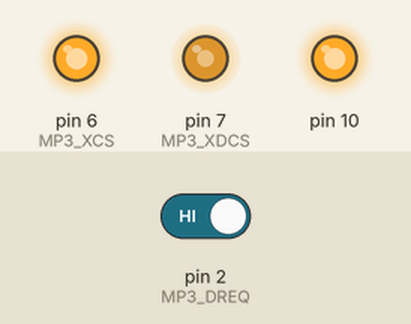
Recording of a sketch running on a simulated Arduino Uno, built with avr-gcc and run on an emulated ATmega328P. Parts: output pins drawn as LEDs (lit = HIGH). The inputs (shaded band) are chosen by the test bench; at power-on: pin 2 (MP3_DREQ) HIGH. Random numbers use the default seed unless the sketch sets one; pins used as bus, display or sensor lines are not drawn.

Above: at 1.2 s.
1.3 s: pin 2 (MP3_DREQ) driven LOW
At 2.4 s:
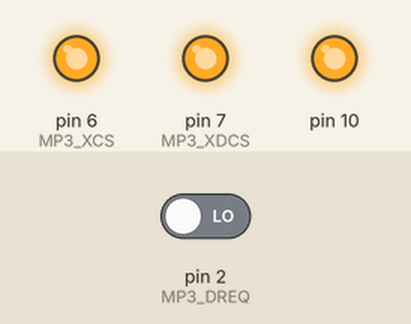
Timing chart, 0 to 4.3 s (numbered marks = the images above; inputs shaded):
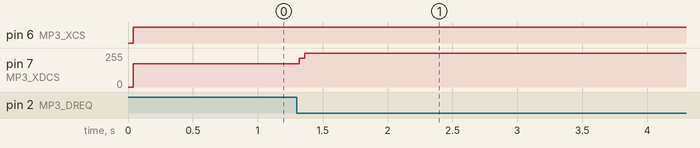

The sketch:

PCM_XenakisBuzz.ino
```cpp
// VS1053b PCM mode stereo 8bit 22050 Hz - Xenakis buzz oscillator //

// https://github.com/algomusic/Gendynish //

#include <SPI.h>

#define MP3_XCS   6
#define MP3_XDCS  7
#define MP3_DREQ  2
#define MP3_RST   8

//VS10xx SCI Registers
#define SCI_MODE        0x00
#define SCI_STATUS      0x01
#define SCI_BASS        0x02
#define SCI_CLOCKF      0x03
#define SCI_DECODE_TIME 0x04
#define SCI_AUDATA      0x05
#define SCI_WRAM        0x06
#define SCI_WRAMADDR    0x07
#define SCI_HDAT0       0x08
#define SCI_HDAT1       0x09
#define SCI_AIADDR      0x0A
#define SCI_VOL         0x0B
#define SCI_AICTRL0     0x0C
#define SCI_AICTRL1     0x0D
#define SCI_AICTRL2     0x0E
#define SCI_AICTRL3     0x0F

  unsigned long usec = micros();
  int state = 0;
  float dur = 2000.0f;
  float gain = 50.0f;
  float duty = 0.25f;
  uint8_t r, l;

uint8_t buzz (int gainVari, float durVari, float dutyVari) {

  uint8_t out;

  if (state == 0) {
    gain += (random(gainVari * 2 + 1) - gainVari) / 4.0f;
    gain = min(120, max(10, gain));
    dur *= 1 + (random(durVari * 1000 + 1) - durVari * 500) * 0.00001f;
    dur = min(20000, max(400, dur));
    duty += (random(2001) - 1000) * 0.00001f * dutyVari;
    duty = min(0.5f, max(0.01f, duty));
    out = gain;
    state = 1;
    usec += dur  * duty;
  } else {
    out = 0;
    state = 0;
    usec += dur * (1.0f - duty);
  }

  return out;

}

void setup(){

  pinMode(MP3_RST, OUTPUT);
  pinMode(MP3_DREQ, INPUT);
  pinMode(MP3_XCS, OUTPUT);
  pinMode(MP3_XDCS, OUTPUT);

  SPI.begin();

  SPI.setClockDivider(SPI_CLOCK_DIV16); // SPI speed 1MHz (16MHz / 16 = 1MHz)
  SPI.transfer(0xFF);

  digitalWrite(MP3_RST, HIGH);
  digitalWrite(MP3_XCS, HIGH);
  digitalWrite(MP3_XDCS, HIGH);

  WriteRegister(SCI_CLOCKF, 0x6000);    // set multiplier to 3.0x
  WriteRegister(SCI_VOL, 0x5F5F);       // set volume

  SPI.setClockDivider(SPI_CLOCK_DIV4);  // set SPI speed 4MHz (16MHz / 4 = 4MHz)

  load_header();

}

// volume gainVari (0-100, 500 max),
// duration (pitch) Variation (0.0 - 10.0, 100 max),
// duty cycle variation (0.0 - 1.0, larger vals possible).

void loop(){

  if (micros() > usec){

    l = buzz(2, 1.0f, 0.1f);
    r = 255-l;

  }

  while(!digitalRead(MP3_DREQ)){}

  digitalWrite(MP3_XDCS, LOW);
  SPI.transfer(l);
  SPI.transfer(r);
  digitalWrite(MP3_XDCS, HIGH);

}

void WriteRegister(char address, int data){

  while(!digitalRead(MP3_DREQ));
  digitalWrite(MP3_XCS, LOW);
  SPI.transfer(0x02);
  SPI.transfer(address);
  SPI.transfer((data >> 8) & 0xFF);
  SPI.transfer(data & 0xFF);
  while(!digitalRead(MP3_DREQ));
  digitalWrite(MP3_XCS, HIGH);

}

const uint8_t wav_header[44] = {

    0x52, 0x49, 0x46, 0x46, // RIFF
    0xFF, 0xFF, 0xFF, 0xFF, // size
    0x57, 0x41, 0x56, 0x45, // WAVE
    0x66, 0x6d, 0x74, 0x20, // fmt
    0x10, 0x00, 0x00, 0x00, // subchunk1size
    0x01, 0x00,             // audio format - pcm
    0x02, 0x00,             // numof channels - stereo
    0x22, 0x56, 0x00, 0x00, // samplerate - 22050
    0x44, 0xac, 0x00, 0x00, // byterate = samplerate * channels * blocks
    0x02, 0x00,             // blockalign = channels * blocks
    0x08, 0x00,             // bits per sample - 8
    0x64, 0x61, 0x74, 0x61, // subchunk3id -"data"
    0xFF, 0xFF, 0xFF, 0xFF  // subchunk3size (endless)

};

void load_header(){

  for (int i = 0; i < sizeof(wav_header); i++){

    uint8_t p = wav_header[i];
    while(!digitalRead(MP3_DREQ)) {}
    digitalWrite(MP3_XDCS, LOW);
    SPI.transfer(p);
    digitalWrite(MP3_XDCS, HIGH);

  }

}
```
